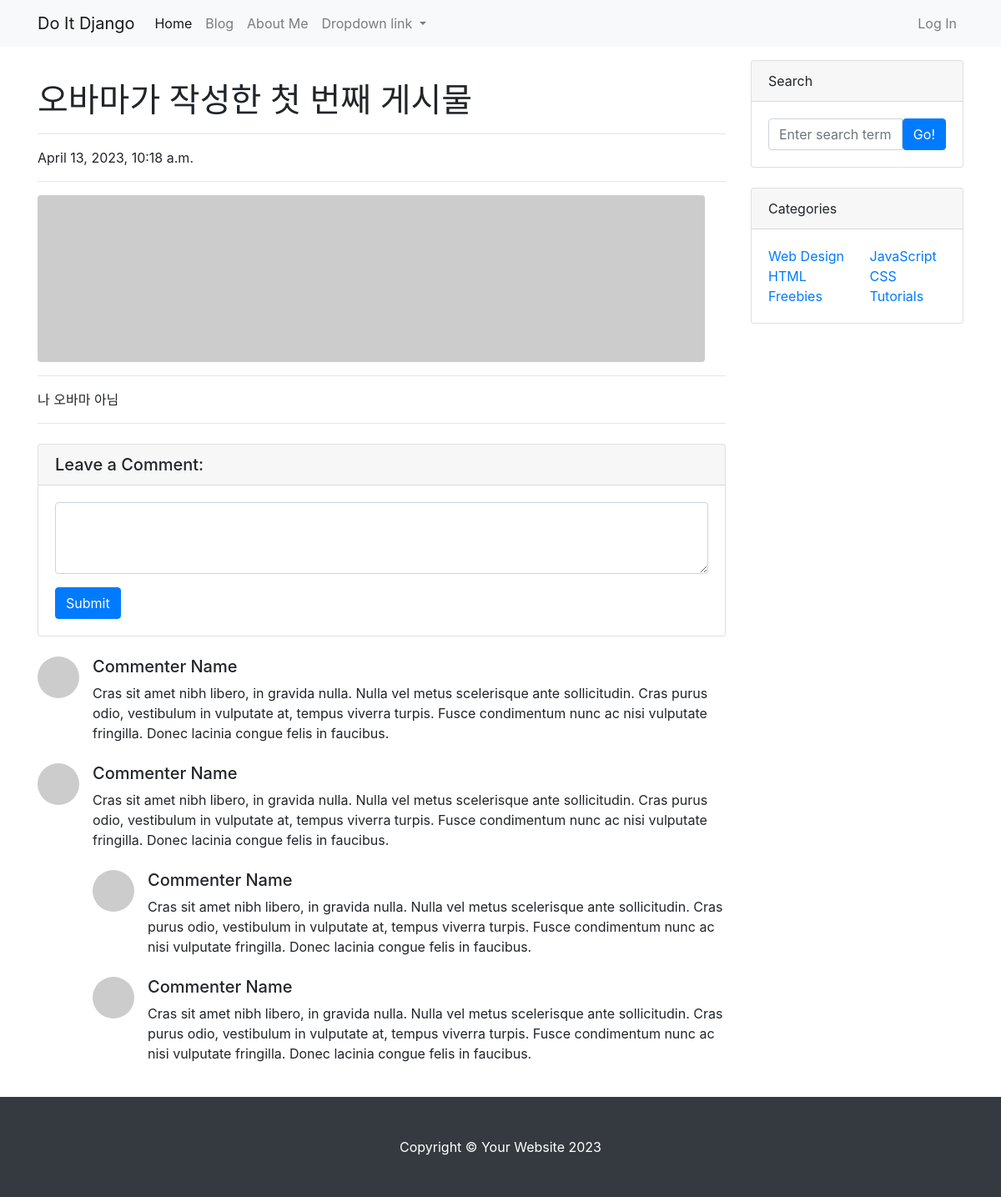
The page /blog/6/ on the database its author committed.
### blog/models.py (models this page shows, shortened)
class Post(models.Model):
    title = models.CharField(max_length=30)
    hook_text = models.CharField(max_length=100, blank=True)
    content = models.TextField()
    head_image = models.ImageField(upload_to='blog/images/%Y/%m/%d/', blank=True)
    file_upload = models.FileField(upload_to='blog/files/%Y/%m/%d/', blank=True)
    created_at = models.DateTimeField(auto_now_add=True)
    updated_at = models.DateTimeField(auto_now=True)
    author = models.ForeignKey(User, null=True, on_delete=models.SET_NULL)

### blog/views.py (the view)
# urls.py: path('<int:pk>/', views.PostDetail.as_view()),
class PostDetail(DetailView):
    model = Post # Post 모델에 대한 개별 페이지 생성

### blog/templates/blog/post_detail.html (shortened to what this page needs)
{% extends 'blog/base.html' %}
{% block main_area %}
  <div id="post-area">
    <h1 class="mt-4">{{ post.title }}</h1>
    <hr>
    <p>{{ post.created_at }}</p>
    <hr>
    {% if post.head_image %}
      <img class="img-fluid rounded" src="{{ post.head_image.url }}" alt="{{ post.title }} head_image">
    {% else %}
      <img class="img-fluid rounded" src="https://picsum.photos/seed/{{ post.id }}/800/200/" art="readom_image">
    {% endif %}
    <hr>
    <p>{{ post.content }}</p>
    <hr>
  </div>
  <div id="comment-area">
    <div class="card my-4">
      <h5 class="card-header">Leave a Comment:</h5>
      <div class="card-body">
        <form>
          <div class="form-group">
            <textarea class="form-control" rows="3"></textarea>
          </div>
          <button type="submit" class="btn btn-primary">Submit</button>
        </form>
      </div>
    </div>
    <div class="media mb-4">
      <img class="d-flex mr-3 rounded-circle" src="http://placehold.it/50x50" alt="">
      <div class="media-body">
        <h5 class="mt-0">Commenter Name</h5>
        Cras sit amet nibh libero, in gravida nulla. Nulla vel metus scelerisque ante sollicitudin. Cras purus odio, vestibulum in vulputate at, tempus viverra turpis. Fusce condimentum nunc ac nisi vulputate fringilla. Donec lacinia congue felis in faucibus.
      </div>
    </div>
    <div class="media mb-4">
      <img class="d-flex mr-3 rounded-circle" src="http://placehold.it/50x50" alt="">
      <div class="media-body">
        <h5 class="mt-0">Commenter Name</h5>
        Cras sit amet nibh libero, in gravida nulla. Nulla vel metus scelerisque ante sollicitudin. Cras purus odio, vestibulum in vulputate at, tempus viverra turpis. Fusce condimentum nunc ac nisi vulputate fringilla. Donec lacinia congue felis in faucibus.
        <div class="media mt-4">
          <img class="d-flex mr-3 rounded-circle" src="http://placehold.it/50x50" alt="">
          <div class="media-body">
            <h5 class="mt-0">Commenter Name</h5>
            Cras sit amet nibh libero, in gravida nulla. Nulla vel metus scelerisque ante sollicitudin. Cras purus odio, vestibulum in vulputate at, tempus viverra turpis. Fusce condimentum nunc ac nisi vulputate fringilla. Donec lacinia congue felis in faucibus.
          </div>
        </div>
        <div class="media mt-4">
          <img class="d-flex mr-3 rounded-circle" src="http://placehold.it/50x50" alt="">
          <div class="media-body">
            <h5 class="mt-0">Commenter Name</h5>
            Cras sit amet nibh libero, in gravida nulla. Nulla vel metus scelerisque ante sollicitudin. Cras purus odio, vestibulum in vulputate at, tempus viverra turpis. Fusce condimentum nunc ac nisi vulputate fringilla. Donec lacinia congue felis in faucibus.
          </div>
        </div>
      </div>
    </div>
  </div>
{% endblock %}

### rows shown on the page
Post: title "오바마가 작성한 첫 번째 게시물", created_at "April 13, 2023, 10:18 a.m.", content "나 오바마 아님"
